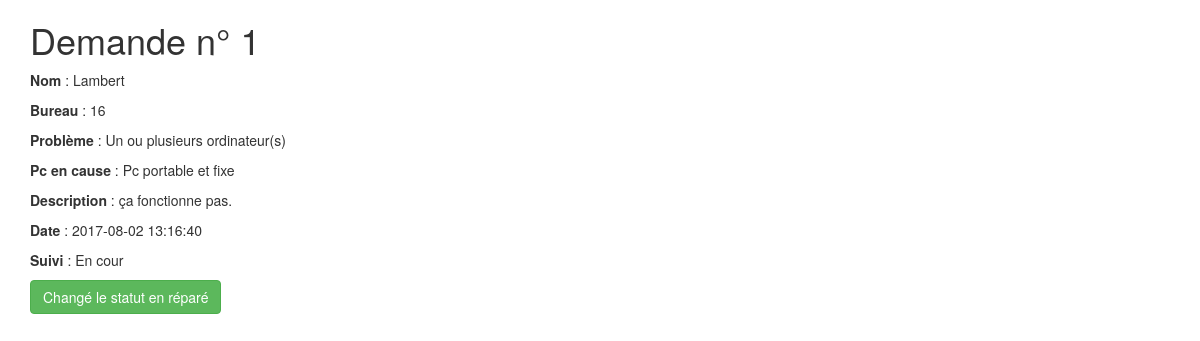
The app's page /show_demande.php?id=1 (signed in) with its own data.
### tables this page shows
CREATE TABLE IF NOT EXISTS `demande` (
  `id` int(11) NOT NULL,
  `nom` varchar(25) NOT NULL,
  `bureau` varchar(25) NOT NULL,
  `problem` text NOT NULL,
  `info_pc` text NOT NULL,
  `description` text NOT NULL,
  `date` timestamp NOT NULL DEFAULT CURRENT_TIMESTAMP,
  `suivi` varchar(25) NOT NULL DEFAULT 'En cour'
);

### show_demande.php (the view, shortened to what this page needs)
<?php
$user = "root";
$pass = "root";
$dbh = new PDO('mysql:host=localhost;dbname=dedi-entretien', $user, $pass);
$sql = $dbh->prepare("SELECT * FROM `demande` WHERE id = ?");
?>
<!doctype html>
<html lang="fr">
<head>
	<link rel="stylesheet" href="https://maxcdn.bootstrapcdn.com/bootstrap/3.3.7/css/bootstrap.min.css">
</head>
<body>
<div class="container">
	<div class="row">
		<div class="col-md-12">
			<?php
				$sql->execute(array($_GET["id"]));
				$result = $sql->fetchAll(PDO::FETCH_OBJ);
			?>
			<h1>Demande n° <?= $result[0]->id ?></h1>
			<p><strong>Nom</strong> : <?= $result[0]->nom ?></p>
			<p><strong>Bureau</strong> : <?= $result[0]->bureau ?></p>
			<p><strong>Problème</strong> : <?= $result[0]->problem ?></p>
			<p><strong>Pc en cause</strong> : <?= $result[0]->info_pc ?></p>
			<p><strong>Description</strong> : <?= $result[0]->description ?></p>
			<p><strong>Date</strong> : <?= $result[0]->date ?></p>
			<p><strong>Suivi</strong> : <?= $result[0]->suivi ?></p>
			<a href="close.php?id=<?= $result[0]->id ?>" class="btn btn-success">Changé le statut en réparé</a>
		</div>
	</div>
</div>
</body>
</html>

### records on screen
demande: id "1", nom "Lambert", bureau "16", problem "Un ou plusieurs ordinateur(s)", info_pc "Pc portable et fixe", description "ça fonctionne pas.", date "2017-08-02 13:16:40", suivi "En cour"
